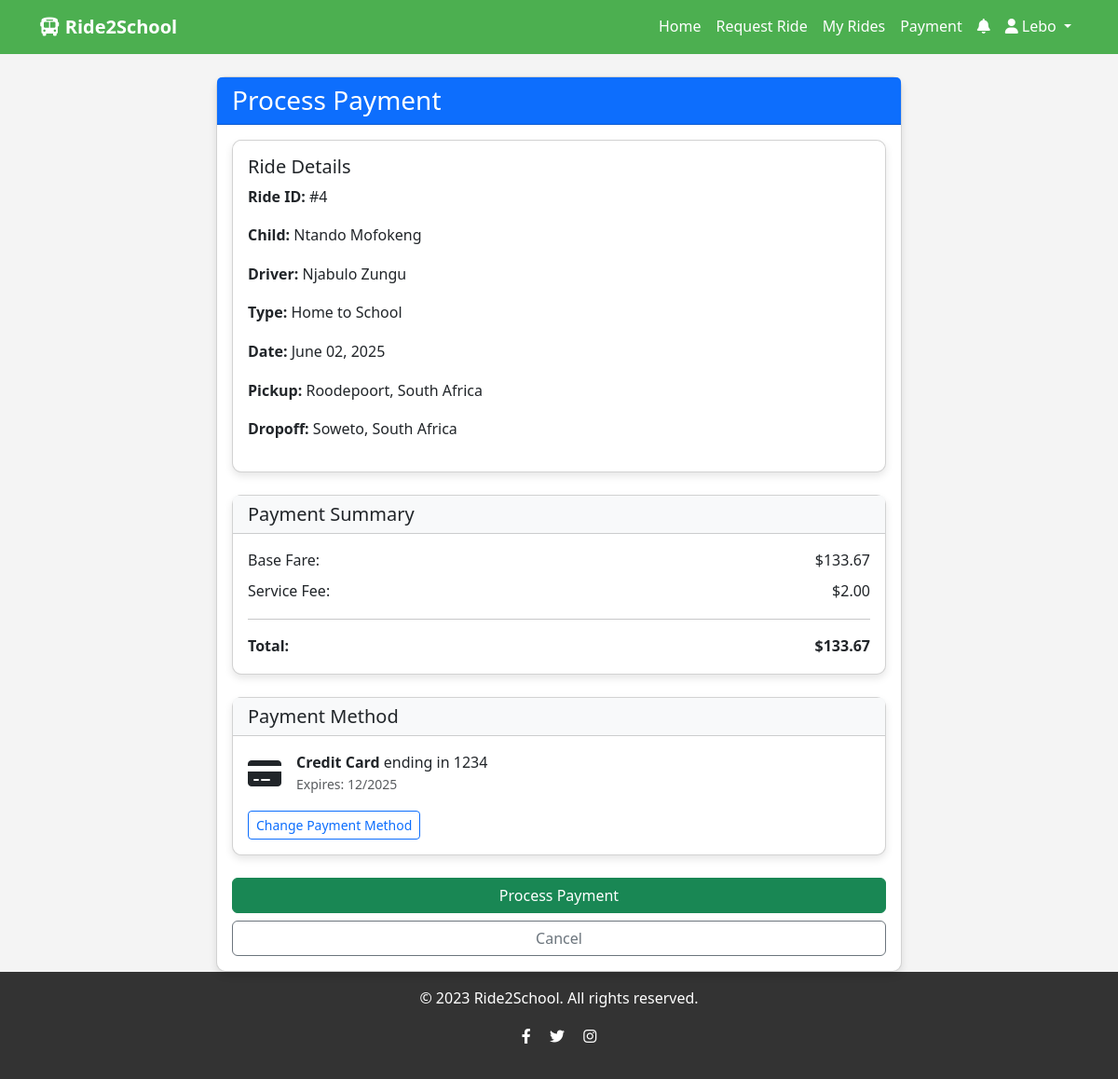
Screenshot of /payments/process/4/ (signed in) with the database file from the repository.
### accounts/models.py (models this page shows, shortened)
class User(AbstractUser):
    USER_TYPE_CHOICES = (
        ('parent', 'Parent'),
        ('driver', 'Driver'),
        ('admin', 'Admin'),
    )
    user_type = models.CharField(max_length=10, choices=USER_TYPE_CHOICES)
    phone_regex = RegexValidator(
        regex=r'^\+?1?\d{9,15}$',
        message="Phone number must be entered in the format: '+999999999'. Up to 15 digits allowed."
    )
    phone_number = models.CharField(validators=[phone_regex], max_length=17, blank=True)
    profile_picture = models.ImageField(upload_to='profile_pics/', blank=True, null=True)

class Child(models.Model):
    GENDER_CHOICES = (
        ('M', 'Male'),
        ('F', 'Female'),
        ('O', 'Other'),
    )
    parent = models.ForeignKey(Parent, on_delete=models.CASCADE, related_name='children')
    first_name = models.CharField(max_length=100)
    last_name = models.CharField(max_length=100)
    date_of_birth = models.DateField()
    gender = models.CharField(max_length=1, choices=GENDER_CHOICES)
    school_name = models.CharField(max_length=255)
    school_address = models.CharField(max_length=255)
    grade = models.CharField(max_length=20)
    special_instructions = models.TextField(blank=True)
    photo = models.ImageField(upload_to='child_photos/', blank=True, null=True)

class Driver(models.Model):
    user = models.OneToOneField(User, on_delete=models.CASCADE, related_name='driver_profile')
    license_number = models.CharField(max_length=50)
    license_expiry = models.DateField()
    vehicle_model = models.CharField(max_length=100)
    vehicle_color = models.CharField(max_length=50)
    vehicle_plate = models.CharField(max_length=20)
    vehicle_year = models.IntegerField()
    insurance_provider = models.CharField(max_length=100)
    insurance_policy_number = models.CharField(max_length=100)
    background_check_verified = models.BooleanField(default=False)
    is_active = models.BooleanField(default=False)
    current_latitude = models.DecimalField(max_digits=9, decimal_places=6, null=True, blank=True)
    current_longitude = models.DecimalField(max_digits=9, decimal_places=6, null=True, blank=True)
    total_rides = models.IntegerField(default=0)
    total_earnings = models.DecimalField(max_digits=10, decimal_places=2, default=0.00)
    rating = models.DecimalField(max_digits=3, decimal_places=2, default=0.00)
    rating_count = models.IntegerField(default=0)

### rides/models.py (models this page shows, shortened)
class RideRequest(models.Model):
    STATUS_CHOICES = (
        ('pending', 'Pending'),
        ('accepted', 'Accepted'),
        ('in_progress', 'In Progress'),
        ('completed', 'Completed'),
        ('cancelled', 'Cancelled'),
    )
    RIDE_TYPE_CHOICES = (
        ('home_to_school', 'Home to School'),
        ('school_to_home', 'School to Home'),
    )
    parent = models.ForeignKey(Parent, on_delete=models.CASCADE, related_name='ride_requests')
    child = models.ForeignKey(Child, on_delete=models.CASCADE)
    driver = models.ForeignKey(Driver, on_delete=models.SET_NULL, null=True, blank=True)
    ride_type = models.CharField(max_length=20, choices=RIDE_TYPE_CHOICES, default='home_to_school')
    pickup_location = models.ForeignKey(Location, on_delete=models.CASCADE, related_name='pickup_rides', null=True, blank=True)
    pickup_address = models.TextField(default='Roodepoort', null=False)
    pickup_latitude = models.FloatField(default=-26.137657)  # Default to Roodepoort coordinates
    pickup_longitude = models.FloatField(default=27.805727)  # Default to Roodepoort coordinates
    pickup_place_id = models.CharField(max_length=255, blank=True, null=True)  # Google Place ID
    dropoff_location = models.ForeignKey(Location, on_delete=models.CASCADE, related_name='dropoff_rides', null=True, blank=True)
    dropoff_address = models.TextField(default='Soweto', null=False)
    dropoff_latitude = models.FloatField(default=-26.2673)  # Default to Soweto coordinates
    dropoff_longitude = models.FloatField(default=-26.2673)  # Default to Soweto coordinates
    dropoff_place_id = models.CharField(max_length=255, blank=True, null=True)  # Google Place ID
    scheduled_time = models.DateTimeField()  # Changed from pickup_time to match your views
    pickup_time = models.DateTimeField(null=True, blank=True)  # Actual pickup time
    estimated_dropoff_time = models.DateTimeField(null=True, blank=True)
    dropoff_time = models.DateTimeField(null=True, blank=True)  # Actual dropoff time
    distance = models.FloatField(default=0.0)  # in kilometers
    estimated_fare = models.DecimalField(max_digits=10, decimal_places=2)
    actual_fare = models.DecimalField(max_digits=10, decimal_places=2, null=True, blank=True)
    status = models.CharField(max_length=20, choices=STATUS_CHOICES, default='pending')
    is_paid = models.BooleanField(default=False)
    special_instructions = models.TextField(blank=True, null=True)
    created_at = models.DateTimeField(auto_now_add=True)
    updated_at = models.DateTimeField(auto_now=True)

class Location(models.Model):
    address = models.CharField(max_length=255)
    latitude = models.DecimalField(max_digits=9, decimal_places=6)
    longitude = models.DecimalField(max_digits=9, decimal_places=6)
    name = models.CharField(max_length=100, blank=True)  # Optional name for saved locations

### payments/models.py (models this page shows, shortened)
class PaymentMethod(models.Model):
    PAYMENT_TYPE_CHOICES = (
        ('credit_card', 'Credit Card'),
        ('debit_card', 'Debit Card'),
        ('paypal', 'PayPal'),
    )
    parent = models.ForeignKey(Parent, on_delete=models.CASCADE, related_name='payment_methods')
    payment_type = models.CharField(max_length=20, choices=PAYMENT_TYPE_CHOICES)
    card_last_four = models.CharField(max_length=4, blank=True)
    card_expiry_month = models.CharField(max_length=2, blank=True)
    card_expiry_year = models.CharField(max_length=4, blank=True)
    card_brand = models.CharField(max_length=20, blank=True)
    paypal_email = models.EmailField(blank=True)
    is_default = models.BooleanField(default=False)
    created_at = models.DateTimeField(auto_now_add=True)

### payments/views.py (the view, shortened to what this page needs)
# urls.py: path('process/<int:ride_id>/', views.process_payment, name='process_payment'),
@login_required
def process_payment(request, ride_id):
    if request.user.user_type != 'parent':
        messages.error(request, 'Only parents can process payments.')
        return redirect('dashboard')
    parent = Parent.objects.get(user=request.user)
    ride = get_object_or_404(RideRequest, id=ride_id, parent=parent, status='completed')
    if hasattr(ride, 'payment'):
        messages.info(request, 'Payment has already been processed for this ride.')
        return redirect('ride_details', ride_id=ride.id)
    try:
        payment_method = PaymentMethod.objects.get(parent=parent, is_default=True)
    except PaymentMethod.DoesNotExist:
        messages.error(request, 'Please add a payment method before processing payment.')
        return redirect('add_payment_method')
    return render(request, 'payments/process_payment.html', {
        'ride': ride,
        'payment_method': payment_method,
    })

### ride2school/context_processors.py (called while the page is built)
def google_maps_api_key(request):
    return {'GOOGLE_MAPS_API_KEY': settings.GOOGLE_MAPS_API_KEY}

### payments/templates/payments/process_payment.html (shortened to what this page needs)
{% extends 'base.html' %}
{% block content %}
<div class="row justify-content-center">
    <div class="col-md-8">
        <div class="card">
            <div class="card-header bg-primary text-white">
                <h3 class="mb-0">Process Payment</h3>
            </div>
            <div class="card-body">
                <div class="card mb-4">
                    <div class="card-body">
                        <h5 class="card-title">Ride Details</h5>
                        <p><strong>Ride ID:</strong> #{{ ride.id }}</p>
                        <p><strong>Child:</strong> {{ ride.child.first_name }} {{ ride.child.last_name }}</p>
                        <p><strong>Driver:</strong> {{ ride.driver.user.get_full_name }}</p>
                        <p><strong>Type:</strong> {{ ride.get_ride_type_display }}</p>
                        <p><strong>Date:</strong> {{ ride.scheduled_time|date:"F d, Y" }}</p>
                        <p><strong>Pickup:</strong> {{ ride.pickup_location.address }}</p>
                        <p><strong>Dropoff:</strong> {{ ride.dropoff_location.address }}</p>
                    </div>
                </div>
                <div class="card mb-4">
                    <div class="card-header bg-light">
                        <h5 class="mb-0">Payment Summary</h5>
                    </div>
                    <div class="card-body">
                        <div class="d-flex justify-content-between mb-2">
                            <span>Base Fare:</span>
                            <span>${{ ride.estimated_fare|floatformat:2 }}</span>
                        </div>
                        <div class="d-flex justify-content-between mb-2">
                            <span>Service Fee:</span>
                            <span>$2.00</span>
                        </div>
                        <hr>
                        <div class="d-flex justify-content-between fw-bold">
                            <span>Total:</span>
                            <span>${{ ride.actual_fare|floatformat:2 }}</span>
                        </div>
                    </div>
                </div>
                <div class="card mb-4">
                    <div class="card-header bg-light">
                        <h5 class="mb-0">Payment Method</h5>
                    </div>
                    <div class="card-body">
                        {% if payment_method %}
                            <div class="d-flex align-items-center">
                                {% if payment_method.payment_type == 'credit_card' or payment_method.payment_type == 'debit_card' %}
                                    <i class="fas fa-credit-card fa-2x me-3"></i>
                                    <div>
                                        <strong>{{ payment_method.get_payment_type_display }}</strong> ending in {{ payment_method.card_last_four }}
                                        <small class="text-muted d-block">Expires: {{ payment_method.card_expiry_month }}/{{ payment_method.card_expiry_year }}</small>
                                    </div>
                                {% elif payment_method.payment_type == 'paypal' %}
                                    <i class="fab fa-paypal fa-2x me-3"></i>
                                    <div>
                                        <strong>PayPal</strong>: {{ payment_method.paypal_email }}
                                    </div>
                                {% endif %}
                            </div>
                            <div class="mt-3">
                                <a href="{% url 'payment_methods' %}" class="btn btn-sm btn-outline-primary">Change Payment Method</a>
                            </div>
                        {% else %}
                            <div class="alert alert-warning">
                                <i class="fas fa-exclamation-triangle me-2"></i>
                                You don't have any payment methods set up.
                            </div>
                            <a href="{% url 'add_payment_method' %}" class="btn btn-primary">Add Payment Method</a>
                        {% endif %}
                    </div>
                </div>
                {% if payment_method %}
                    <form method="post">
                        <div class="d-grid gap-2">
                            <button type="submit" class="btn btn-success">Process Payment</button>
                            <a href="{% url 'ride_details' ride.id %}" class="btn btn-outline-secondary">Cancel</a>
                        </div>
                    </form>
                {% endif %}
            </div>
        </div>
    </div>
</div>
{% endblock %}

### templates/base.html (shortened to what this page needs)
<!DOCTYPE html>
<html lang="en">
<head>
    <link href="https://cdn.jsdelivr.net/npm/bootstrap@5.3.0-alpha1/dist/css/bootstrap.min.css" rel="stylesheet">
    <link rel="stylesheet" href="https://cdnjs.cloudflare.com/ajax/libs/font-awesome/6.0.0/css/all.min.css">
</head>
<body>
    <nav class="navbar navbar-expand-lg navbar-dark mb-4">
        <div class="container">
            <a class="navbar-brand" href="{% url 'home' %}">
                <i class="fas fa-bus"></i> Ride2School
            </a>
            <div class="collapse navbar-collapse" id="navbarNav">
                <ul class="navbar-nav ms-auto">
                    <li class="nav-item">
                        <a class="nav-link" href="{% url 'home' %}">Home</a>
                    </li>
                    {% if user.is_authenticated %}
                        {% if user.user_type == 'parent' %}
                            <li class="nav-item">
                                <a class="nav-link" href="{% url 'request_ride' %}">Request Ride</a>
                            </li>
                            <li class="nav-item">
                                <a class="nav-link" href="{% url 'my_rides' %}">My Rides</a>
                            </li>
                            <li class="nav-item">
                                <a class="nav-link" href="{% url 'payment_methods' %}">Payment</a>
                            </li>
                        {% endif %}
                        <li class="nav-item position-relative">
                            <a class="nav-link" href="{% url 'notifications' %}">
                                <i class="fas fa-bell"></i>
                            </a>
                        </li>
                        <li class="nav-item dropdown">
                            <a class="nav-link dropdown-toggle" href="#" id="navbarDropdown" role="button" data-bs-toggle="dropdown">
                                <i class="fas fa-user"></i> {{ user.username }}
                            </a>
                        </li>
                    {% endif %}
                </ul>
            </div>
        </div>
    </nav>
    <main class="container">
        {% block content %}{% endblock %}
    </main>
    <footer class="footer mt-auto py-3">
        <div class="container text-center">
            <p>&copy; 2023 Ride2School. All rights reserved.</p>
            <p>
                <a href="#" class="text-white me-3"><i class="fab fa-facebook-f"></i></a>
                <a href="#" class="text-white me-3"><i class="fab fa-twitter"></i></a>
                <a href="#" class="text-white"><i class="fab fa-instagram"></i></a>
            </p>
        </div>
    </footer>
</body>
</html>

### templates/base.html (style rules this page uses)
:root { --primary-color: #4CAF50; --secondary-color: #FFC107; --dark-color: #333; --light-color: #f4f4f4; }
body { font-family: 'Segoe UI', Tahoma, Geneva, Verdana, sans-serif; line-height: 1.6; background-color: var(--light-color); }
.navbar { background-color: var(--primary-color); }
.navbar-brand { font-weight: bold; color: white !important; }
.nav-link { color: white !important; }
.card { border-radius: 10px; box-shadow: 0 4px 8px rgba(0, 0, 0, 0.1); }
.footer { background-color: var(--dark-color); color: white; padding: 20px 0; margin-top: 50px; }

### rows the page displays
User: username "Lebo"
RideRequest: id "4", child.first_name "Ntando", child.last_name "Mofokeng", driver.user.get_full_name "Njabulo Zungu", ride_type "Home to School", scheduled_time "June 02, 2025", pickup_location.address "Roodepoort, South Africa", dropoff_location.address "Soweto, South Africa", estimated_fare "133.67", actual_fare "133.67"
PaymentMethod: payment_type "Credit Card", card_last_four "1234", card_expiry_month "12", card_expiry_year "2025"
